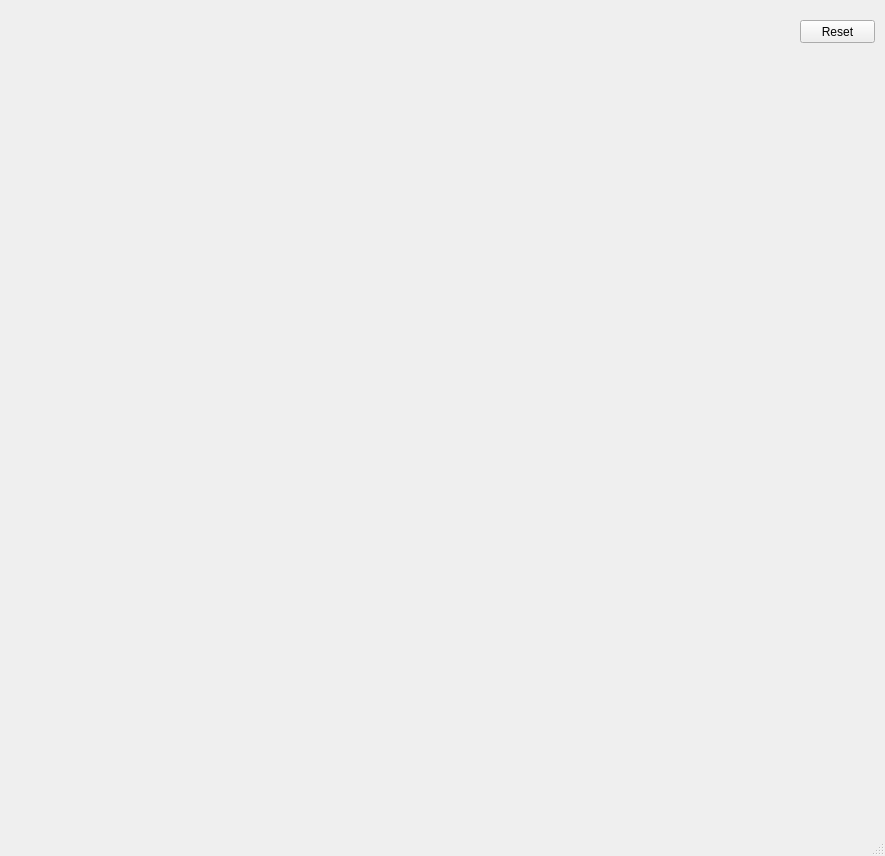
<?xml version="1.0" encoding="UTF-8"?>
<ui version="4.0">
 <class>MainWindow</class>
 <widget class="QMainWindow" name="MainWindow">
  <property name="geometry">
   <rect>
    <x>0</x>
    <y>0</y>
    <width>885</width>
    <height>856</height>
   </rect>
  </property>
  <property name="windowTitle">
   <string>MainWindow</string>
  </property>
  <widget class="QWidget" name="centralwidget">
   <widget class="QPushButton" name="pb_reset">
    <property name="geometry">
     <rect>
      <x>800</x>
      <y>20</y>
      <width>75</width>
      <height>23</height>
     </rect>
    </property>
    <property name="text">
     <string>Reset</string>
    </property>
   </widget>
  </widget>
  <widget class="QMenuBar" name="menubar">
   <property name="geometry">
    <rect>
     <x>0</x>
     <y>0</y>
     <width>885</width>
     <height>21</height>
    </rect>
   </property>
  </widget>
  <widget class="QStatusBar" name="statusbar"/>
 </widget>
 <resources/>
 <connections/>
</ui>
